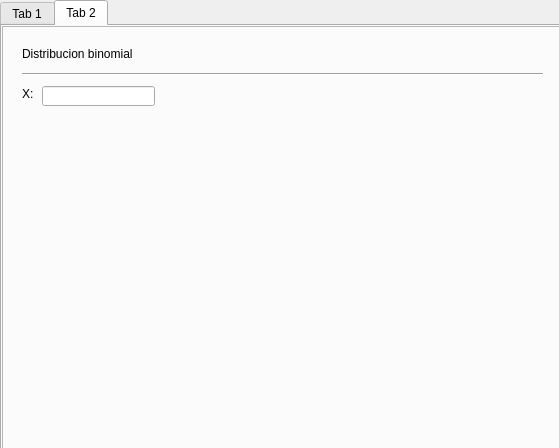
<?xml version="1.0" encoding="UTF-8"?>
<ui version="4.0">
 <class>MainWindow</class>
 <widget class="QMainWindow" name="MainWindow">
  <property name="geometry">
   <rect>
    <x>0</x>
    <y>0</y>
    <width>559</width>
    <height>448</height>
   </rect>
  </property>
  <property name="windowTitle">
   <string>MainWindow</string>
  </property>
  <widget class="QWidget" name="centralwidget">
   <widget class="QTabWidget" name="tabWidget">
    <property name="geometry">
     <rect>
      <x>0</x>
      <y>0</y>
      <width>561</width>
      <height>451</height>
     </rect>
    </property>
    <property name="maximumSize">
     <size>
      <width>800</width>
      <height>600</height>
     </size>
    </property>
    <property name="currentIndex">
     <number>1</number>
    </property>
    <widget class="QWidget" name="tab">
     <attribute name="title">
      <string>Tab 1</string>
     </attribute>
     <widget class="QLineEdit" name="lineEdit_2">
      <property name="geometry">
       <rect>
        <x>150</x>
        <y>370</y>
        <width>191</width>
        <height>20</height>
       </rect>
      </property>
     </widget>
     <widget class="QPushButton" name="pushButton">
      <property name="geometry">
       <rect>
        <x>350</x>
        <y>370</y>
        <width>75</width>
        <height>23</height>
       </rect>
      </property>
      <property name="text">
       <string>agregar</string>
      </property>
     </widget>
     <widget class="QPushButton" name="pushButton_2">
      <property name="geometry">
       <rect>
        <x>440</x>
        <y>370</y>
        <width>75</width>
        <height>23</height>
       </rect>
      </property>
      <property name="text">
       <string>calcular</string>
      </property>
     </widget>
     <widget class="QScrollArea" name="scrollArea">
      <property name="geometry">
       <rect>
        <x>20</x>
        <y>60</y>
        <width>111</width>
        <height>331</height>
       </rect>
      </property>
      <property name="widgetResizable">
       <bool>true</bool>
      </property>
      <widget class="QWidget" name="scrollAreaWidgetContents">
       <property name="geometry">
        <rect>
         <x>0</x>
         <y>0</y>
         <width>109</width>
         <height>329</height>
        </rect>
       </property>
       <widget class="QTextEdit" name="textEdit">
        <property name="geometry">
         <rect>
          <x>0</x>
          <y>0</y>
          <width>111</width>
          <height>371</height>
         </rect>
        </property>
       </widget>
      </widget>
     </widget>
     <widget class="QLabel" name="label_3">
      <property name="geometry">
       <rect>
        <x>20</x>
        <y>40</y>
        <width>47</width>
        <height>13</height>
       </rect>
      </property>
      <property name="text">
       <string>Valores:</string>
      </property>
     </widget>
     <widget class="QTextEdit" name="textEdit_2">
      <property name="geometry">
       <rect>
        <x>150</x>
        <y>60</y>
        <width>391</width>
        <height>101</height>
       </rect>
      </property>
     </widget>
     <widget class="QLabel" name="label_4">
      <property name="geometry">
       <rect>
        <x>150</x>
        <y>40</y>
        <width>47</width>
        <height>13</height>
       </rect>
      </property>
      <property name="text">
       <string>calculos:</string>
      </property>
     </widget>
     <widget class="QScrollArea" name="scrollArea_2">
      <property name="geometry">
       <rect>
        <x>150</x>
        <y>180</y>
        <width>391</width>
        <height>171</height>
       </rect>
      </property>
      <property name="widgetResizable">
       <bool>true</bool>
      </property>
      <widget class="QWidget" name="scrollAreaWidgetContents_2">
       <property name="geometry">
        <rect>
         <x>0</x>
         <y>0</y>
         <width>389</width>
         <height>169</height>
        </rect>
       </property>
       <widget class="QTableWidget" name="tableWidget">
        <property name="geometry">
         <rect>
          <x>0</x>
          <y>0</y>
          <width>391</width>
          <height>171</height>
         </rect>
        </property>
       </widget>
      </widget>
     </widget>
     <widget class="QLabel" name="label_5">
      <property name="geometry">
       <rect>
        <x>20</x>
        <y>10</y>
        <width>521</width>
        <height>16</height>
       </rect>
      </property>
      <property name="text">
       <string>medidas de dispersion y desviacion estandar</string>
      </property>
     </widget>
     <widget class="Line" name="line">
      <property name="geometry">
       <rect>
        <x>21</x>
        <y>26</y>
        <width>521</width>
        <height>16</height>
       </rect>
      </property>
      <property name="orientation">
       <enum>Qt::Horizontal</enum>
      </property>
     </widget>
    </widget>
    <widget class="QWidget" name="tab_2">
     <attribute name="title">
      <string>Tab 2</string>
     </attribute>
     <widget class="QFrame" name="frame">
      <property name="geometry">
       <rect>
        <x>0</x>
        <y>0</y>
        <width>771</width>
        <height>481</height>
       </rect>
      </property>
      <property name="frameShape">
       <enum>QFrame::StyledPanel</enum>
      </property>
      <property name="frameShadow">
       <enum>QFrame::Raised</enum>
      </property>
      <widget class="QLabel" name="label">
       <property name="geometry">
        <rect>
         <x>20</x>
         <y>20</y>
         <width>251</width>
         <height>16</height>
        </rect>
       </property>
       <property name="text">
        <string>Distribucion binomial</string>
       </property>
      </widget>
      <widget class="QLineEdit" name="lineEdit">
       <property name="geometry">
        <rect>
         <x>40</x>
         <y>60</y>
         <width>113</width>
         <height>20</height>
        </rect>
       </property>
      </widget>
      <widget class="QLabel" name="label_2">
       <property name="geometry">
        <rect>
         <x>20</x>
         <y>60</y>
         <width>21</width>
         <height>16</height>
        </rect>
       </property>
       <property name="text">
        <string>X:</string>
       </property>
      </widget>
      <widget class="Line" name="line_2">
       <property name="geometry">
        <rect>
         <x>20</x>
         <y>40</y>
         <width>521</width>
         <height>16</height>
        </rect>
       </property>
       <property name="orientation">
        <enum>Qt::Horizontal</enum>
       </property>
      </widget>
     </widget>
    </widget>
   </widget>
  </widget>
 </widget>
 <resources/>
 <connections/>
</ui>
